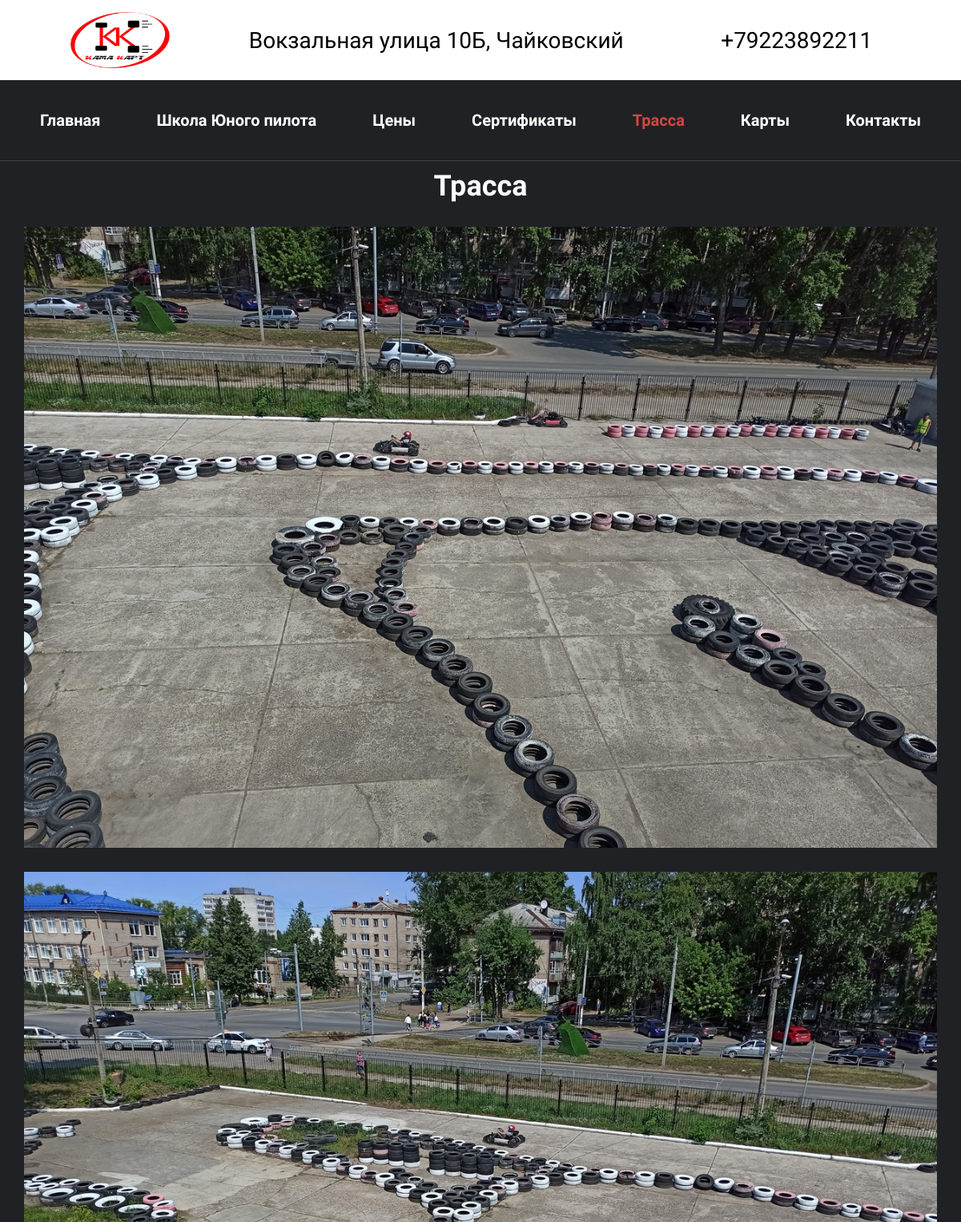
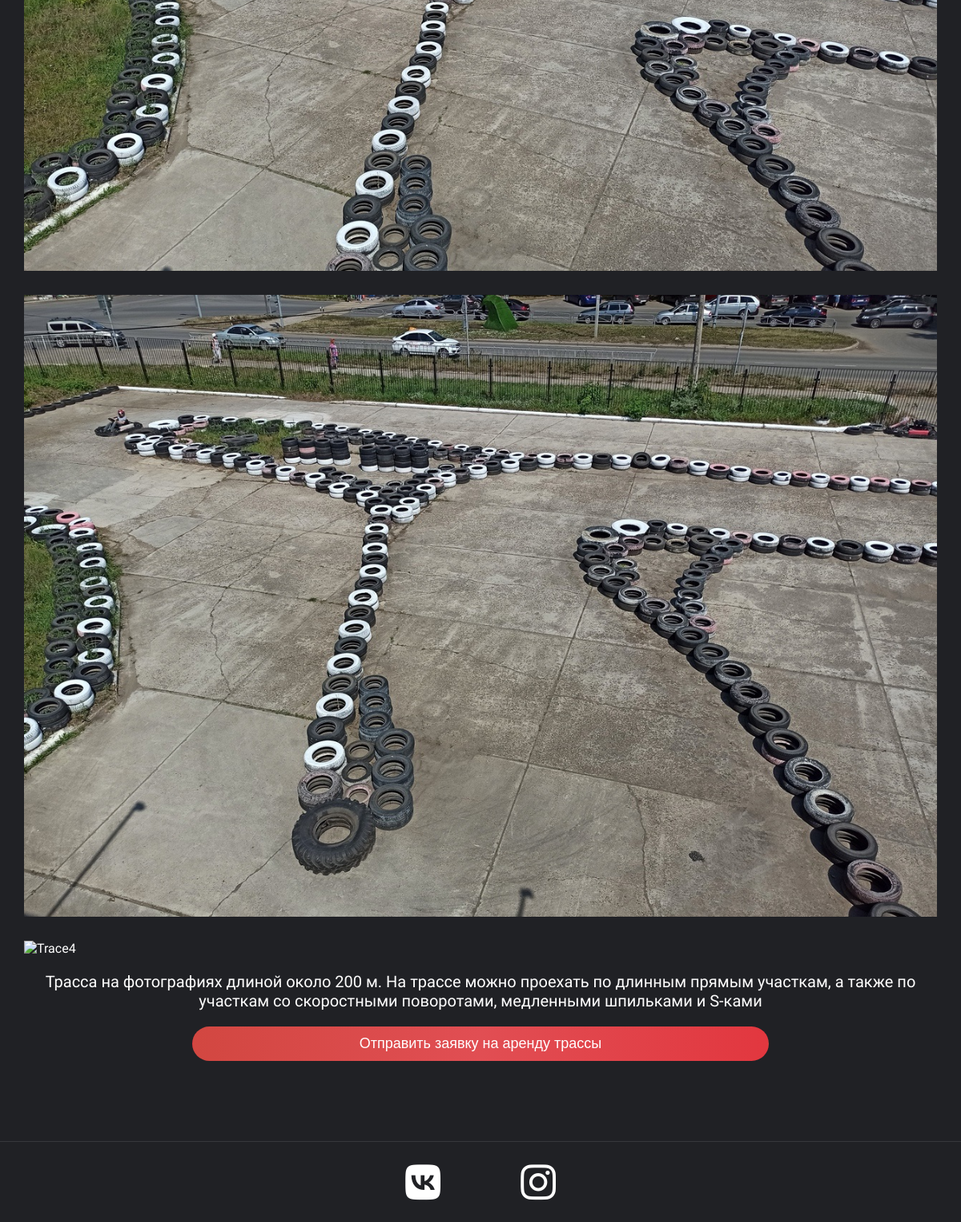
Screenshot of /trace.php with the database file from the repository (2 pictures, top to bottom).
### tables this page shows
CREATE TABLE `contacts` (
  `id` int NOT NULL,
  `name` varchar(255) NOT NULL,
  `value` varchar(255) NOT NULL
);

CREATE TABLE `text` (
  `ID` int NOT NULL,
  `Name` varchar(9999) NOT NULL,
  `Text` varchar(9999) NOT NULL
);

CREATE TABLE `links` (
  `ID` int NOT NULL,
  `Name` varchar(999) NOT NULL,
  `Link` varchar(999) NOT NULL
);

### trace.php (the view, shortened to what this page needs)
<?php
include('php/head.php')
?>
</head>
<body>
    <?php
    include('php/header.php')
    ?>
    <main>
        <div class="content">
            <div class="trace">
                <div class="page__title">
                    <h1>Трасса</h1>
                </div>
                <div class="trace__gallery">
                    <img src="img/Trace1.jpg" alt="Trace1" class="trace__pic">
                    <img src="img/Trace2.jpg" alt="Trace2" class="trace__pic">
                    <img src="img/Trace3.jpg" alt="Trace3" class="trace__pic">
                    <img src="img/trace.png" alt="Trace4" class="trace__pic">
                </div>
                <p class="trace__p"><?php
                                $sql = 'SELECT Text FROM `text` WHERE `id` = 7';
                                $result = mysqli_query($link, $sql);
                                while ($row = mysqli_fetch_array($result)) {
                                    echo nl2br($row['Text']);
                                }
                            ?></p>
                <div class="trace__button">
                    <button class="open-modal index__button" data-target="modal-1">Отправить заявку на аренду
                        трассы</button>
                </div>
            </div>
        </div>
    </main>
    <?php
    include('php/footer.php');
    ?>
</body>
</html>

### php/header.php (shortened to what this page needs)
<header>
    <div class="header">
        <div class="header__top">
            <img src="img/logo.png" alt="logo" class="header__logo">
            <div class="header__addres">
                <?php
                $sql = 'SELECT value FROM `contacts` WHERE `id` = 2';
                $result = mysqli_query($link, $sql);
                while ($row = mysqli_fetch_array($result)) {
                    echo ('<p>' . $row['value'] . '</p>');
                }
                ?>
            </div>
            <div class="header__phone">
                <?php
                $sql = 'SELECT value FROM `contacts` WHERE `id` = 1';
                $result = mysqli_query($link, $sql);
                while ($row = mysqli_fetch_array($result)) {
                    echo ('<a href="tel:+' . $row['value'] . '">' . '+' . $row['value'] . '</a>');
                }
                ?>
            </div>
        </div>
        <div class="header__bot">
            <nav class="header__nav">
                <ul>
                    <li class="header__LinkMain"><a href="index.php">Главная</a></li>
                    <li class="header__LinkSchool"><a href="school.php">Школа Юного пилота</a></li>
                    <li class="header__LinkPrice"><a href="price.php">Цены</a></li>
                    <li class="header__LinkCert"><a href="certificate.php">Сертификаты</a></li>
                    <li class="header__LinkTrace"><a href="trace.php">Трасса</a></li>
                    <li class="header__Linkkart"><a href="kart.php">Карты</a></li>
                    <li class="header__LinkContact"><a href="contact.php">Контакты</a></li>
                </ul>
            </nav>
        </div>
    </div>
</header>

### css/style.css (style rules this page uses)
* { margin:0;padding:0;scroll-behavior:smooth }
body { background-color:#202125;font-family:'Exo 2',sans-serif }
.content { color:white;width:80vw;display:grid;justify-self:center;justify-content:center }
main { display:grid }
.header__top { display:grid;grid-template-columns:200px auto auto;grid-template-rows:100px;font-size:32px;color:#000;background-color:white;align-items:center;justify-items:center;padding-left:50px;padding-right:50px }
.header__bot { padding-left:50px;padding-right:50px;border-bottom:solid 1px rgba(255,255,255,.15) }
.header__nav { display:flex;height:100px }
.header__bot ul { width:100%;display:flex;justify-content:space-between;align-items:center;justify-items:center }
.header__bot li { list-style-type:none }
.header__bot li a { text-decoration:none;color:white;font-size:24px;font-weight:700;transition:0.5s }
.header__addres,.header__phone { display:grid;grid-template-columns:auto auto;grid-gap:20px }
.header__top a,.header__phone a { text-decoration:none;color:#000 }
.header__logo { height:80px }
.page__title { text-align:center;font-size:18px!important;margin-bottom:30px;margin-top:10px }
.trace { display:grid }
.trace__gallery { display:grid;justify-self:center;justify-items:center;grid-template-columns:repeat(2,1fr);grid-gap:30px;margin-bottom:20px }
.trace__p,.price__discountText { font-size:20px;text-align:center }
.trace__button { display:grid;justify-items:center }
.trace__button button { width:60vw }
.trace__pic { width:100%;height:100% }
.active a { color:#d24741!important }
@media only screen and (max-width:1300px) { .header__top { font-size:28px } }
@media only screen and (max-width:1300px) { .header__bot li a { font-size:20px } }
@media only screen and (max-width:1300px) { .header__logo { height:70px } }
@media only screen and (max-width:1300px) { .header__addres,.header__phone { grid-template-columns:1fr } }
@media only screen and (max-width:1470px) { .trace__gallery { grid-template-columns:1fr } }
@media only screen and (max-width:1470px) { .trace__gallery { grid-template-columns:95vw } }
.index__button { font-size:18px!important;color:#fff;cursor:pointer;margin:20px;padding:10px;text-align:center;border:1px solid transparent;border-radius:50px;background-image:linear-gradient(to right,#d24741,#e14e53,#e2373f);transition:0.5s!important }

### rows the page displays
contacts: value "Вокзальная улица 10Б, Чайковский"
contacts: value "79223892211"
text: Text "Трасса на фотографиях длиной около 200 м. На трассе можно проехать по длинным прямым участкам, а также по участкам со скоростными поворотами, медленными шпильками и S-ками"
